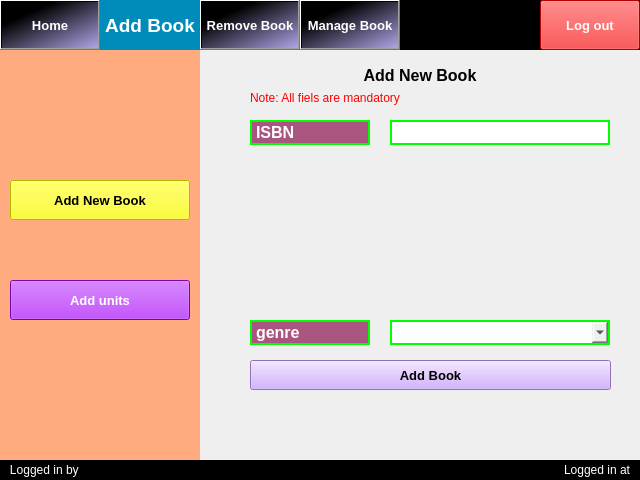
<?xml version="1.0" encoding="UTF-8"?>
<ui version="4.0">
 <class>MainWindow</class>
 <widget class="QMainWindow" name="MainWindow">
  <property name="geometry">
   <rect>
    <x>0</x>
    <y>0</y>
    <width>640</width>
    <height>480</height>
   </rect>
  </property>
  <property name="minimumSize">
   <size>
    <width>640</width>
    <height>480</height>
   </size>
  </property>
  <property name="maximumSize">
   <size>
    <width>640</width>
    <height>480</height>
   </size>
  </property>
  <property name="windowTitle">
   <string>MainWindow</string>
  </property>
  <widget class="QWidget" name="centralwidget">
   <widget class="QLabel" name="label">
    <property name="geometry">
     <rect>
      <x>0</x>
      <y>0</y>
      <width>640</width>
      <height>50</height>
     </rect>
    </property>
    <property name="styleSheet">
     <string notr="true">background-color: rgb(0, 0, 0);
color: rgb(255, 255, 255);</string>
    </property>
    <property name="text">
     <string/>
    </property>
   </widget>
   <widget class="QPushButton" name="pushButton_2">
    <property name="geometry">
     <rect>
      <x>0</x>
      <y>0</y>
      <width>100</width>
      <height>50</height>
     </rect>
    </property>
    <property name="font">
     <font>
      <pointsize>10</pointsize>
      <weight>75</weight>
      <bold>true</bold>
     </font>
    </property>
    <property name="styleSheet">
     <string notr="true">color: rgb(255, 255, 255);
background-color: qlineargradient(spread:pad, x1:0.284864, y1:0.233, x2:1, y2:1, stop:0 rgba(0, 0, 0, 255), stop:1 rgba(176, 165, 232, 255));</string>
    </property>
    <property name="text">
     <string>Home</string>
    </property>
   </widget>
   <widget class="QLabel" name="label_2">
    <property name="geometry">
     <rect>
      <x>100</x>
      <y>0</y>
      <width>100</width>
      <height>50</height>
     </rect>
    </property>
    <property name="font">
     <font>
      <pointsize>14</pointsize>
      <weight>75</weight>
      <bold>true</bold>
     </font>
    </property>
    <property name="styleSheet">
     <string notr="true">color: rgb(255, 255, 255);
background-color: rgb(0, 140, 186);</string>
    </property>
    <property name="text">
     <string>Add Book</string>
    </property>
    <property name="alignment">
     <set>Qt::AlignCenter</set>
    </property>
   </widget>
   <widget class="QPushButton" name="pushButton_3">
    <property name="geometry">
     <rect>
      <x>200</x>
      <y>0</y>
      <width>100</width>
      <height>50</height>
     </rect>
    </property>
    <property name="font">
     <font>
      <pointsize>10</pointsize>
      <weight>75</weight>
      <bold>true</bold>
     </font>
    </property>
    <property name="styleSheet">
     <string notr="true">color: rgb(255, 255, 255);
background-color: qlineargradient(spread:pad, x1:0.284864, y1:0.233, x2:1, y2:1, stop:0 rgba(0, 0, 0, 255), stop:1 rgba(176, 165, 232, 255));</string>
    </property>
    <property name="text">
     <string>Remove Book</string>
    </property>
   </widget>
   <widget class="QPushButton" name="pushButton_4">
    <property name="geometry">
     <rect>
      <x>300</x>
      <y>0</y>
      <width>100</width>
      <height>50</height>
     </rect>
    </property>
    <property name="font">
     <font>
      <pointsize>10</pointsize>
      <weight>75</weight>
      <bold>true</bold>
     </font>
    </property>
    <property name="styleSheet">
     <string notr="true">color: rgb(255, 255, 255);
background-color: qlineargradient(spread:pad, x1:0.284864, y1:0.233, x2:1, y2:1, stop:0 rgba(0, 0, 0, 255), stop:1 rgba(176, 165, 232, 255));</string>
    </property>
    <property name="text">
     <string>Manage Book</string>
    </property>
   </widget>
   <widget class="QPushButton" name="pushButton_5">
    <property name="geometry">
     <rect>
      <x>540</x>
      <y>0</y>
      <width>100</width>
      <height>50</height>
     </rect>
    </property>
    <property name="font">
     <font>
      <pointsize>10</pointsize>
      <weight>75</weight>
      <bold>true</bold>
     </font>
    </property>
    <property name="styleSheet">
     <string notr="true">color: rgb(255, 255, 255);
background-color: rgb(255, 0, 0);</string>
    </property>
    <property name="text">
     <string>Log out</string>
    </property>
   </widget>
   <widget class="QLabel" name="label_3">
    <property name="geometry">
     <rect>
      <x>320</x>
      <y>460</y>
      <width>320</width>
      <height>20</height>
     </rect>
    </property>
    <property name="styleSheet">
     <string notr="true">background-color: rgb(0, 0, 0);
color: rgb(255, 255, 255);</string>
    </property>
    <property name="text">
     <string>Logged in at   </string>
    </property>
    <property name="alignment">
     <set>Qt::AlignRight|Qt::AlignTrailing|Qt::AlignVCenter</set>
    </property>
   </widget>
   <widget class="QLabel" name="label_4">
    <property name="geometry">
     <rect>
      <x>0</x>
      <y>50</y>
      <width>200</width>
      <height>410</height>
     </rect>
    </property>
    <property name="styleSheet">
     <string notr="true">background-color: rgb(255, 170, 127);</string>
    </property>
    <property name="text">
     <string/>
    </property>
   </widget>
   <widget class="QLabel" name="label_5">
    <property name="geometry">
     <rect>
      <x>0</x>
      <y>460</y>
      <width>320</width>
      <height>20</height>
     </rect>
    </property>
    <property name="styleSheet">
     <string notr="true">background-color: rgb(0, 0, 0);
color: rgb(255, 255, 255);</string>
    </property>
    <property name="text">
     <string>   Logged in by</string>
    </property>
    <property name="alignment">
     <set>Qt::AlignLeading|Qt::AlignLeft|Qt::AlignVCenter</set>
    </property>
   </widget>
   <widget class="QPushButton" name="pushButton">
    <property name="geometry">
     <rect>
      <x>10</x>
      <y>180</y>
      <width>180</width>
      <height>40</height>
     </rect>
    </property>
    <property name="font">
     <font>
      <pointsize>10</pointsize>
      <weight>75</weight>
      <bold>true</bold>
     </font>
    </property>
    <property name="styleSheet">
     <string notr="true">background-color: rgb(255, 255, 0);
color: rgb(0, 0, 0);</string>
    </property>
    <property name="text">
     <string>Add New Book</string>
    </property>
   </widget>
   <widget class="QPushButton" name="pushButton_6">
    <property name="geometry">
     <rect>
      <x>10</x>
      <y>280</y>
      <width>180</width>
      <height>40</height>
     </rect>
    </property>
    <property name="font">
     <font>
      <pointsize>10</pointsize>
      <weight>75</weight>
      <bold>true</bold>
     </font>
    </property>
    <property name="styleSheet">
     <string notr="true">background-color: rgb(170, 0, 255);
color: rgb(255, 255, 255);</string>
    </property>
    <property name="text">
     <string>Add units</string>
    </property>
   </widget>
   <widget class="QLabel" name="label_6">
    <property name="geometry">
     <rect>
      <x>250</x>
      <y>60</y>
      <width>340</width>
      <height>30</height>
     </rect>
    </property>
    <property name="font">
     <font>
      <pointsize>12</pointsize>
      <weight>75</weight>
      <bold>true</bold>
     </font>
    </property>
    <property name="text">
     <string>Add New Book</string>
    </property>
    <property name="alignment">
     <set>Qt::AlignCenter</set>
    </property>
   </widget>
   <widget class="QLabel" name="label_7">
    <property name="geometry">
     <rect>
      <x>250</x>
      <y>120</y>
      <width>120</width>
      <height>25</height>
     </rect>
    </property>
    <property name="font">
     <font>
      <pointsize>12</pointsize>
      <weight>75</weight>
      <bold>true</bold>
     </font>
    </property>
    <property name="styleSheet">
     <string notr="true">border:2px solid;
border-color: rgb(0, 255, 0);
background-color: rgb(170, 85, 127);
color: rgb(255, 255, 255);</string>
    </property>
    <property name="text">
     <string>ISBN</string>
    </property>
   </widget>
   <widget class="QLabel" name="label_12">
    <property name="geometry">
     <rect>
      <x>250</x>
      <y>320</y>
      <width>120</width>
      <height>25</height>
     </rect>
    </property>
    <property name="font">
     <font>
      <pointsize>12</pointsize>
      <weight>75</weight>
      <bold>true</bold>
     </font>
    </property>
    <property name="styleSheet">
     <string notr="true">border:2px solid;
border-color: rgb(0, 255, 0);
background-color: rgb(170, 85, 127);
color: rgb(255, 255, 255);</string>
    </property>
    <property name="text">
     <string>genre</string>
    </property>
   </widget>
   <widget class="QPushButton" name="pushButton_7">
    <property name="geometry">
     <rect>
      <x>250</x>
      <y>360</y>
      <width>361</width>
      <height>30</height>
     </rect>
    </property>
    <property name="font">
     <font>
      <pointsize>10</pointsize>
      <weight>75</weight>
      <bold>true</bold>
     </font>
    </property>
    <property name="styleSheet">
     <string notr="true">background-color: rgb(198, 157, 255);</string>
    </property>
    <property name="text">
     <string>Add Book</string>
    </property>
   </widget>
   <widget class="QLineEdit" name="lineEdit">
    <property name="geometry">
     <rect>
      <x>390</x>
      <y>120</y>
      <width>220</width>
      <height>25</height>
     </rect>
    </property>
    <property name="font">
     <font>
      <pointsize>10</pointsize>
      <weight>75</weight>
      <bold>true</bold>
     </font>
    </property>
    <property name="styleSheet">
     <string notr="true">border:2px solid;
border-color: rgb(0, 255, 0);</string>
    </property>
   </widget>
   <widget class="QComboBox" name="comboBox">
    <property name="geometry">
     <rect>
      <x>390</x>
      <y>320</y>
      <width>220</width>
      <height>25</height>
     </rect>
    </property>
    <property name="font">
     <font>
      <pointsize>10</pointsize>
      <weight>75</weight>
      <bold>true</bold>
     </font>
    </property>
    <property name="styleSheet">
     <string notr="true">border:2px solid;
border-color: rgb(0, 255, 0);</string>
    </property>
    <item>
     <property name="text">
      <string/>
     </property>
    </item>
    <item>
     <property name="text">
      <string>Cooking</string>
     </property>
    </item>
    <item>
     <property name="text">
      <string>Education</string>
     </property>
    </item>
    <item>
     <property name="text">
      <string>Horror</string>
     </property>
    </item>
    <item>
     <property name="text">
      <string>Life Style</string>
     </property>
    </item>
    <item>
     <property name="text">
      <string>Romantic</string>
     </property>
    </item>
   </widget>
   <widget class="QLabel" name="label_13">
    <property name="geometry">
     <rect>
      <x>250</x>
      <y>410</y>
      <width>360</width>
      <height>25</height>
     </rect>
    </property>
    <property name="font">
     <font>
      <pointsize>8</pointsize>
      <weight>75</weight>
      <bold>true</bold>
     </font>
    </property>
    <property name="text">
     <string/>
    </property>
    <property name="alignment">
     <set>Qt::AlignCenter</set>
    </property>
   </widget>
   <widget class="QLabel" name="label_14">
    <property name="geometry">
     <rect>
      <x>250</x>
      <y>90</y>
      <width>340</width>
      <height>15</height>
     </rect>
    </property>
    <property name="styleSheet">
     <string notr="true">color: rgb(255, 0, 0);</string>
    </property>
    <property name="text">
     <string>Note: All fiels are mandatory</string>
    </property>
   </widget>
  </widget>
 </widget>
 <resources/>
 <connections/>
</ui>
